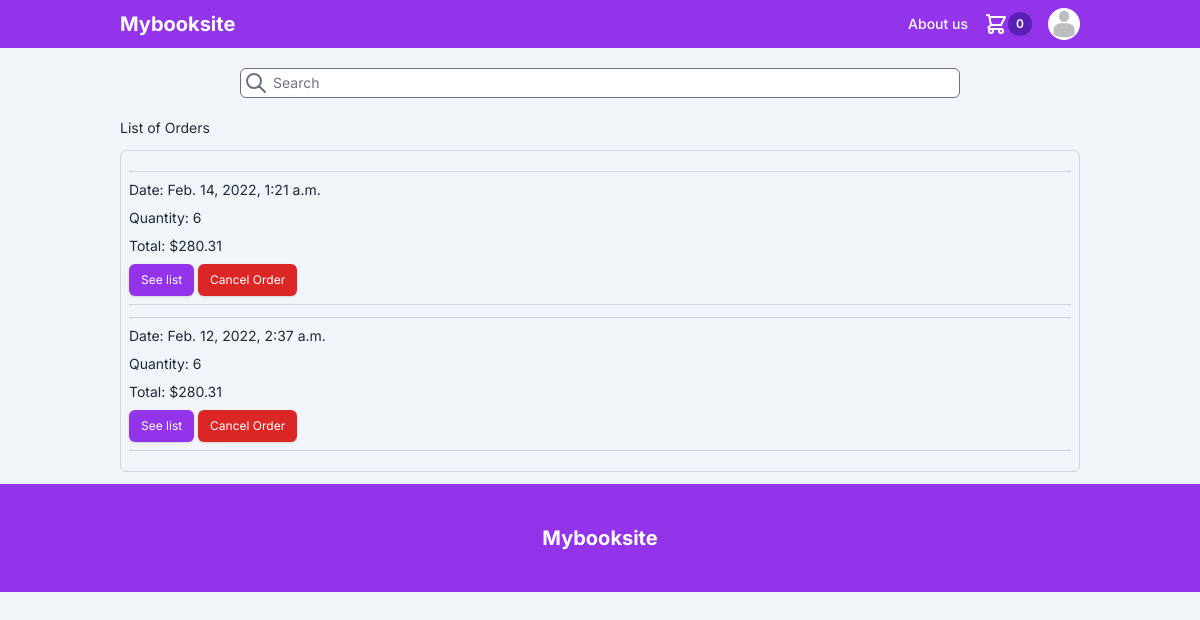
/carts/orders/ (signed in), run on the app's committed database.
### accounts/models.py (models this page shows, shortened)
class Profile(models.Model):
    user = models.OneToOneField(User, on_delete=models.CASCADE)
    avatar = models.ImageField(upload_to="avatar", default="default.jpg")
    address = models.CharField(max_length=100, null=True)
    cellphone_number = models.PositiveIntegerField(null=True)
    gender = models.CharField(max_length=6, choices=gender_choice, null=True)
    created_at = models.DateTimeField(auto_now_add=True)
    updated_at = models.DateTimeField(auto_now=True)

### carts/models.py (models this page shows, shortened)
class Checkout(models.Model):
    user = models.ForeignKey(User, on_delete=models.CASCADE)
    books = models.ManyToManyField(Book)
    total = models.DecimalField(max_digits=100, decimal_places=2, default=0.00)
    created_at = models.DateTimeField(auto_now_add=True)
    updated_at = models.DateTimeField(auto_now=True)

### carts/views.py (the view)
# urls.py: path('orders/', list_of_orders, name='orders'),
def list_of_orders(request):
    template = 'carts/orders.html'
    try:
        user_orders = Checkout.objects.filter(user=request.user).order_by('-created_at')
        count = get_count_cart(request)
    except:
        raise Http404("Orders not exist")
    context = {
        'user_orders': user_orders,
        'count': count
    }
    return render(request, template, context)

### carts/views.py (called while the page is built)
def get_count_cart(request):
    if request.user.is_authenticated:
        cart = Cart.objects.get(user=request.user)
        count = cart.books.count()
        return count
    return 0

### templates/carts/orders.html
{% extends 'base.html' %}
{% block content %}
  <div class="container max-w-[80%] mt-5 text-gray-800">
    <div class="my-3">
      <h2>
        List of Orders
      </h2>
    </div>
    <div id="order-card" class="p-2 border border-gray-300 rounded-md">
      {%for order in user_orders%}
        <div class="py-2 my-3 space-y-2 border-t border-b border-gray-300">
          <p>Date: {{order.created_at}}</p>
          <p>Quantity: {{order.books.all.count}}</p>
          <p>Total: ${{order.total}}</p>
          <a href="{% url 'carts:detail_order' order.id %}">
            <button class="px-3 py-2 text-xs text-white bg-purple-600 rounded-md shadow hover:bg-purple-700">
              See list
            </button>
          </a>
          <button class="px-3 py-2 text-xs text-white bg-red-600 rounded-md shadow hover:bg-red-700"
                  hx-delete="{% url 'carts:delete_order' order.id %}"
                  hx-confirm="Are you sure you want to cancel order?"
                  hx-target="#order-card"
                  hx-swap="outerHTML"
                  >
            Cancel Order
          </button>
        </div>
        {% empty %}
        <p class="text-xl">
          No recent orders
        </p>
      {%endfor%}
    </div>
  </div>
{% endblock %}

### templates/components/user_nav_button.html
<div class="w-8 h-8 overflow-hidden rounded-full cursor-pointer ">
  <img class="object-cover w-full h-full"
       src="http://127.0.0.1:8000/media/{{user.profile.avatar}}"
       alt="avatar"
  >
</div>

### static/css/style.css (style rules this page uses)
html { line-height: 1.5; -webkit-text-size-adjust: 100%; -moz-tab-size: 4; -o-tab-size: 4; tab-size: 4; font-family: ui-sans-serif, system-ui, -apple-system, BlinkMacSystemFont, "Segoe UI", Roboto, "Helvetica Neue", Arial, "Noto Sans", sans-serif, "Apple Color Emoji", "Segoe UI Emoji", "Segoe UI Symbol", "Noto Color Emoji"; }
body { margin: 0; line-height: inherit; }
h1, h2, h3, h4, h5, h6 { font-size: inherit; font-weight: inherit; }
a { color: inherit; text-decoration: inherit; }
button, input, optgroup, select, textarea { font-family: inherit; font-size: 100%; line-height: inherit; color: inherit; margin: 0; padding: 0; }
button, select { text-transform: none; }
button, [type='button'], [type='reset'], [type='submit'] { -webkit-appearance: button; background-color: transparent; background-image: none; }
blockquote, dl, dd, h1, h2, h3, h4, h5, h6, hr, figure, p, pre { margin: 0; }
button, [role="button"] { cursor: pointer; }
img, svg, video, canvas, audio, iframe, embed, object { display: block; vertical-align: middle; }
img, video { max-width: 100%; height: auto; }
.container { width: 100%; margin-right: auto; margin-left: auto; }
@media (min-width: 640px) { .container { max-width: 640px; } }
@media (min-width: 768px) { .container { max-width: 768px; } }
@media (min-width: 1024px) { .container { max-width: 1024px; } }
.my-3 { margin-top: 0.75rem; margin-bottom: 0.75rem; }
.mt-5 { margin-top: 1.25rem; }
.h-full { height: 100%; }
.h-8 { height: 2rem; }
.w-full { width: 100%; }
.w-8 { width: 2rem; }
.max-w-\[80\%\] { max-width: 80%; }
.cursor-pointer { cursor: pointer; }
.space-y-2 > :not([hidden]) ~ :not([hidden]) { --tw-space-y-reverse: 0; margin-top: calc(0.5rem * calc(1 - var(--tw-space-y-reverse))); margin-bottom: calc(0.5rem * var(--tw-space-y-reverse)); }
.overflow-auto { overflow: auto; }
.overflow-hidden { overflow: hidden; }
.rounded-md { border-radius: 0.375rem; }
.rounded-full { border-radius: 9999px; }
.border { border-width: 1px; }
.border-t { border-top-width: 1px; }
.border-b { border-bottom-width: 1px; }
.border-gray-300 { --tw-border-opacity: 1; border-color: rgb(209 213 219 / var(--tw-border-opacity)); }
.bg-slate-100 { --tw-bg-opacity: 1; background-color: rgb(241 245 249 / var(--tw-bg-opacity)); }
.bg-purple-600 { --tw-bg-opacity: 1; background-color: rgb(147 51 234 / var(--tw-bg-opacity)); }
.bg-red-600 { --tw-bg-opacity: 1; background-color: rgb(220 38 38 / var(--tw-bg-opacity)); }
.object-cover { -o-object-fit: cover; object-fit: cover; }
.p-2 { padding: 0.5rem; }
.px-3 { padding-left: 0.75rem; padding-right: 0.75rem; }
.py-2 { padding-top: 0.5rem; padding-bottom: 0.5rem; }
.font-inter { font-family: Inter; }
.text-sm { font-size: 0.875rem; line-height: 1.25rem; }
.text-xs { font-size: 0.75rem; line-height: 1rem; }
.text-gray-800 { --tw-text-opacity: 1; color: rgb(31 41 55 / var(--tw-text-opacity)); }
.text-white { --tw-text-opacity: 1; color: rgb(255 255 255 / var(--tw-text-opacity)); }
.shadow { --tw-shadow: 0 1px 3px 0 rgb(0 0 0 / 0.1), 0 1px 2px -1px rgb(0 0 0 / 0.1); --tw-shadow-colored: 0 1px 3px 0 var(--tw-shadow-color), 0 1px 2px -1px var(--tw-shadow-color); box-shadow: var(--tw-ring-offset-shadow, 0 0 #0000), var(--tw-ring-shadow, 0 0 #0000), var(--tw-shadow); }

### data on the page
Checkout: created_at "Feb. 14, 2022, 1:21 a.m.", books.all.count "6", total "280.31"
Checkout: created_at "Feb. 12, 2022, 2:37 a.m.", books.all.count "6", total "280.31"
